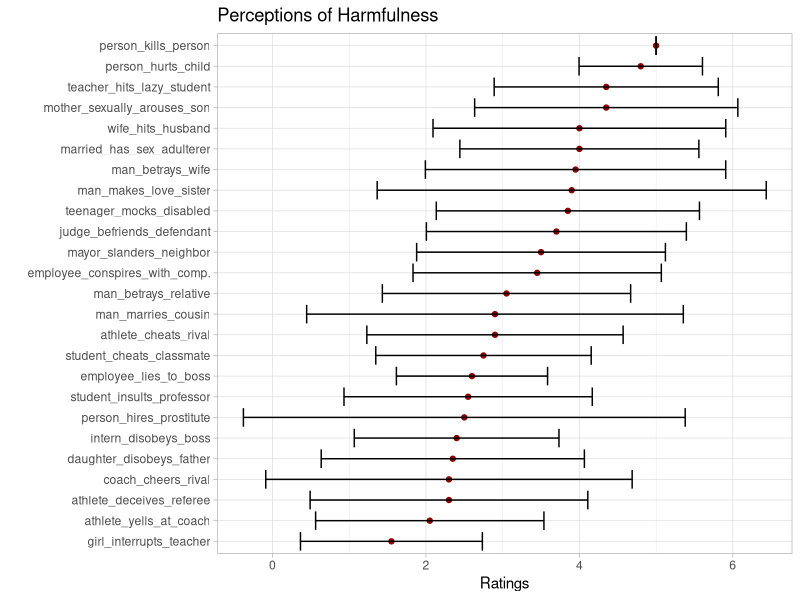
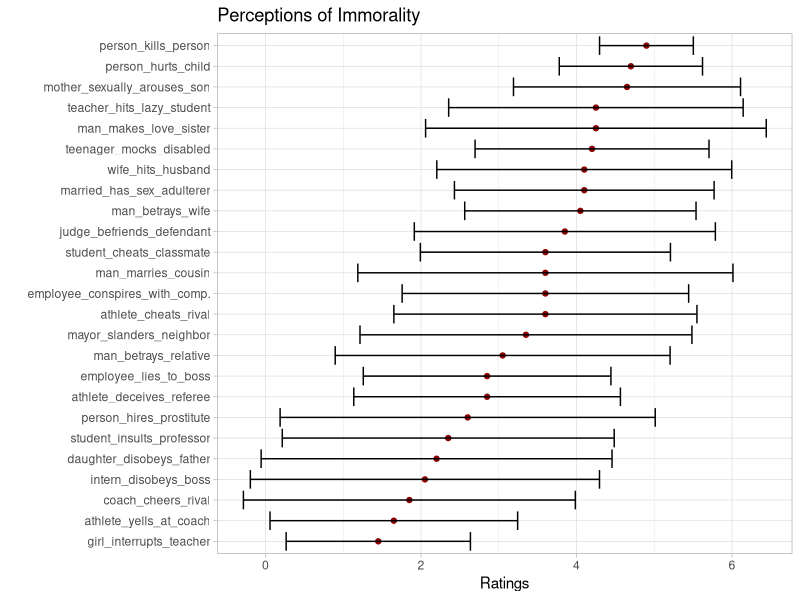
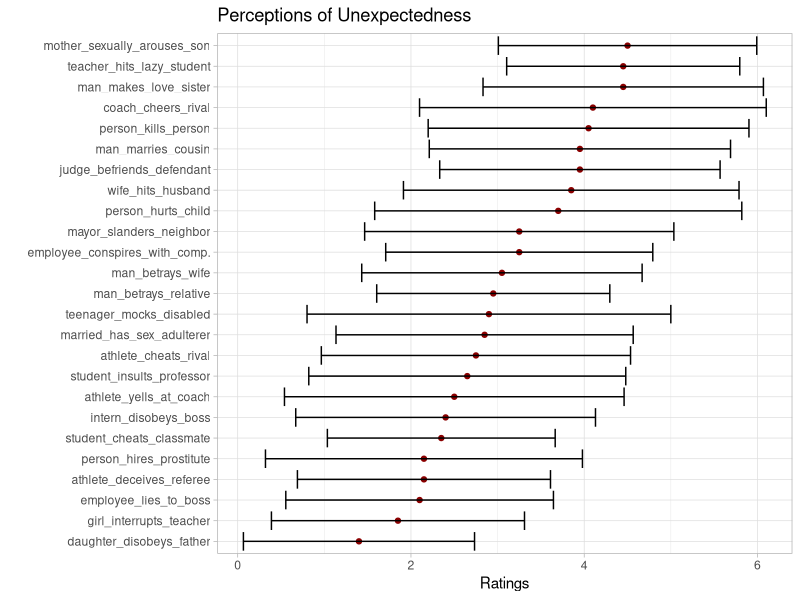

Generate these figures, in order, with R:
## ---- chunk 1
knitr::opts_chunk$set(echo = TRUE, message = F, warning = F)
## ---- chunk 2

# Packages 

library(tidyverse)
library(knitr)
library(kableExtra)
theme_set(theme_light())
## ---- chunk 3

# Load the data in 

data <- read_csv("pretest.csv")

# Get rid of the first three rows which are uninformative 

data <- data[-(1:3), ]

## ---- chunk 4

data <- data %>% 
  mutate(passed_1 = ifelse(ach_1_1 == "extremely harmful", 1, 0), 
         passed_2 = ifelse(ach_2_1 == "not at all immoral", 1, 0), 
         passed_3 = ifelse(ach_3_1 == "moderately unexpected", 1, 0), 
         passed_4 = ifelse(ach_4_1 == "not at all harmful", 1, 0), 
         passed_5 = ifelse(ach_5_1 == "extremely immoral", 1, 0), 
         passed_6 = ifelse(ach_6_1 == "extremely unexpected", 1, 0), 
         sum_pass = passed_1 + passed_2 + passed_3 + passed_4 + passed_5 + passed_6)

# Now present the results in a table 

table_passed <- data %>% 
  select(PID, sum_pass) %>% 
  group_by(sum_pass) %>% 
  summarise( total = n())

kable(table_passed) %>% 
  kable_styling(bootstrap_options = c("striped"), full_width = F, position = "center")

## ---- chunk 5

data_pol <- data %>% 
  select(PID, ideology_1) %>% 
  mutate(liberal = ifelse(ideology_1 == 1 | ideology_1 == 2 | ideology_1 == 3, 1, 0)) %>% 
  group_by(liberal) %>% 
  summarise(total = n())

kable(data_pol) %>% 
  kable_styling(bootstrap_options = c("striped"), full_width = F, position = "center")

## ---- chunk 6

# Mutate all main questions 

data_recoded <- data %>% 
  mutate_at(vars(contains("_h_1")), funs(recode(., 
                                   "not at all harmful" = 1, 
                                   "slightly harmful" = 2, 
                                   "moderately harmful" = 3, 
                                   "very harmful" = 4, 
                                   "extremely harmful" = 5))) %>% 
  mutate_at(vars(contains("_i_1")), funs(recode(., 
                                   "not at all immoral" = 1, 
                                   "slightly immoral" = 2, 
                                   "moderately immoral" = 3, 
                                   "very immoral" = 4, 
                                   "extremely immoral" = 5))) %>% 
  mutate_at(vars(contains("_u_1")), funs(recode(., 
                                   "not at all unexpected" = 1, 
                                   "slightly unexpected" = 2, 
                                   "moderately unexpected" = 3, 
                                   "very unexpected" = 4, 
                                   "extremely unexpected" = 5)))
  
  
## ---- chunk 7

# Get of of the first set of uninformative columns 

data_recoded <- data_recoded %>% 
  select(-contains("ach")) %>% 
  select(pkp_h_1:msas_u_1)

# Now let's create a more amenable dataset 

d <- data_recoded %>% 
  mutate(id = 1:n()) %>% 
  select(id, everything()) 

# Rename all variables 

d <- d %>%  
  rename_all(
    funs(str_remove(., "_1"))
    ) %>% 
  mutate_if(is.character, as.numeric)

# create a summary table for the values of each question 

gd <- d %>% 
  select(-id) %>% 
  gather(key = "scenario", 
         value = "score") %>% 
  group_by(scenario) %>% 
  summarise_all(funs(avg = mean(.), maximum = max(.), minimum = min(.), st_dv = sd(.))) %>% 
  mutate(ci_lower = avg - 1.96*st_dv, 
         ci_upper = avg + 1.96*st_dv) 

gd <- gd %>% 
  mutate(scenario = str_replace(scenario, "acr", "athlete_cheats_rival"), 
         scenario = str_replace(scenario, "adr", "athlete_deceives_referee"), 
         scenario = str_replace(scenario, "ayc", "athlete_yells_at_coach"), 
         scenario = str_replace(scenario, "ccr", "coach_cheers_rival"), 
         scenario = str_replace(scenario, "ddf", "daughter_disobeys_father"),
         scenario = str_replace(scenario, "ecc", "employee_conspires_with_comp."),
         scenario = str_replace(scenario, "elb", "employee_lies_to_boss"), 
         scenario = str_replace(scenario, "git", "girl_interrupts_teacher"),
         scenario = str_replace(scenario, "idb", "intern_disobeys_boss"), 
         scenario = str_replace(scenario, "jbd", "judge_befriends_defendant"), 
         scenario = str_replace(scenario, "mbr", "man_betrays_relative"), 
         scenario = str_replace(scenario, "mbw", "man_betrays_wife"), 
         scenario = str_replace(scenario, "mmc", "man_marries_cousin"),
         scenario = str_replace(scenario, "mmls", "man_makes_love_sister"), 
         scenario = str_replace(scenario, "mpsa", "married_has_sex_adulterer"), 
         scenario = str_replace(scenario, "msas", "mother_sexually_arouses_son"), 
         scenario = str_replace(scenario, "msn", "mayor_slanders_neighbor"), 
         scenario = str_replace(scenario, "pch", "person_hurts_child"), 
         scenario = str_replace(scenario, "php", "person_hires_prostitute"), 
         scenario = str_replace(scenario, "pkp", "person_kills_person"),
         scenario = str_replace(scenario, "scc", "student_cheats_classmate"), 
         scenario = str_replace(scenario, "sip", "student_insults_professor"), 
         scenario = str_replace(scenario, "thls", "teacher_hits_lazy_student"), 
         scenario = str_replace(scenario, "whh", "wife_hits_husband"), 
         scenario = str_replace(scenario, "tmdp", "teenager_mocks_disabled"))
  
## ---- chunk 8

# Keep only harm questions 

gdh <- gd[str_which(gd$scenario, "_h$"),]

# Plot harm questions 

gdh %>% 
  mutate(scenario = str_remove(scenario, "_h$")) %>% 
  ggplot(aes(x = reorder(scenario, avg), y = avg)) + 
  geom_point(col = "darkred", fill = "darkred") + 
  geom_errorbar(aes(ymin = ci_lower, ymax = ci_upper), pch = 0) +
  coord_flip() + 
  labs(x = "", 
       y = "Ratings", 
       title = "Perceptions of Harmfulness")

# Now lets look at immorality 

gdi <- gd[str_which(gd$scenario, "_i$"),]

# Plot immorality

gdi %>% 
  mutate(scenario = str_remove(scenario, "_i$")) %>% 
  ggplot(aes(x = reorder(scenario, avg), y = avg)) + 
  geom_point(col = "darkred", fill = "darkred") + 
  geom_errorbar(aes(ymin = ci_lower, ymax = ci_upper), pch = 0) +
  coord_flip() + 
  labs(x = "", 
       y = "Ratings", 
       title = "Perceptions of Immorality")

# Lastly let's look at unexpectedness 

gdu <- gd[str_which(gd$scenario, "_u$"),]

# Plot Unexpectedness

gdu %>% 
  mutate(scenario = str_remove(scenario, "_u$")) %>% 
  ggplot(aes(x = reorder(scenario, avg), y = avg)) + 
  geom_point(col = "darkred", fill = "darkred") + 
  geom_errorbar(aes(ymin = ci_lower, ymax = ci_upper), pch = 0) +
  coord_flip() + 
  labs(x = "", 
       y = "Ratings", 
       title = "Perceptions of Unexpectedness")
